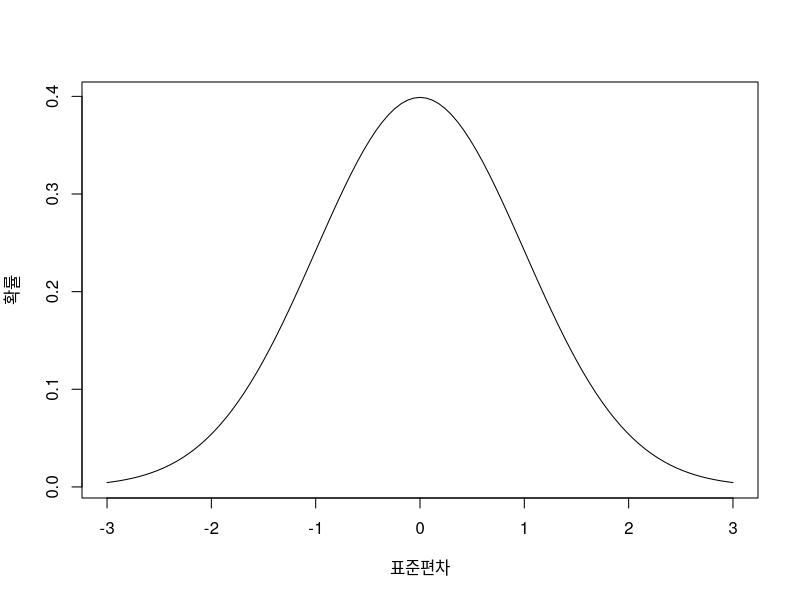
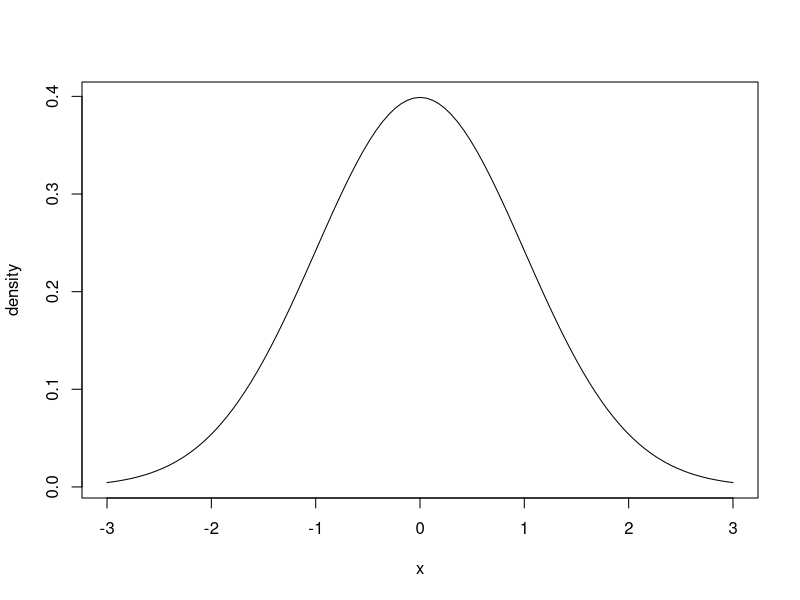
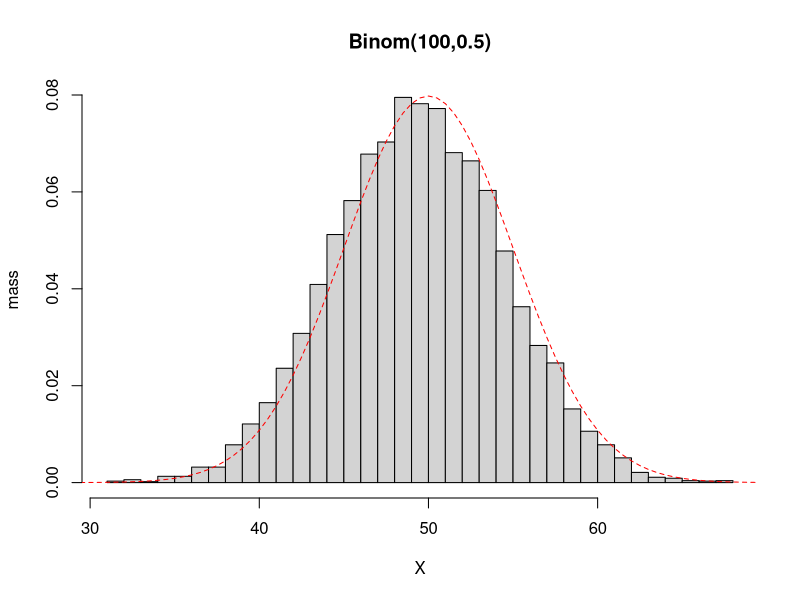

Write the R code that produced these figures, in order. (Note: this script raises an error after producing the figures.)
## 조건부 확률
# 조건부 확률은 어떤 사건이 참일 때 특정  사건의 확률이 얼마인지 일컫는 개념

# 수학적 확률에서 관심 있는 경우의 수를 가능한 모든 경우의 수로 나눠서 구할 수 있었음
# 조건은 모든 경우의 발생 가능성이 같다는 것.
# 조건부 확률은 수학적 확률에서 분모를 줄이는 방법을 이야기하는 것이다.

# 예로, 주사위는 던졌을 때에 어떤 눈이든 나올 확률은 수학적으로 1/6인 것을 알고 있음.
# 여기서 주사위를 던졌는데 홀수가 나온 사실을 알았을 때, 그 값이 5일 확률은?
# 이 경우에 2,4,6 제외할 수 있음. 즉, 가능한 모든 수는 1,3,5 이고, 이중 5가 나올 확률은 1/3

# P(5|홀수) = 1/3 , P (사건|조건)

# P(5|홀수) = P(5,홀수)/P(홀수) = (1/6)/(1/2) = 1/3

# 결국, 조건부 확률은 사건 모두가 일어날 확률을 조건만 일어날 확률로 나눈 것.




## 베이즈정리 (Bayes' Theorem)
## 앞 조건부확률의 공식을 추상적으로 표현하면,

# P(A|B) = P(A,B)/P(B)
# 양변에 P(B)를 곱하면,
# P(A,B) = P(A|B)xP(B)
# 여기서 A,B는 사건을 말하는 것이기 때문에
# P(B,A) = P(B|A)xP(A) 으로 표현할 수 있음

# 이 말은 "A와 B가 모두 참이다"와 "B와 A가 모두 참이다"와 같은 의미로
# A,B의 순서는 상관이 없다.

# P(B,A) = P(A|B) x P(B)/P(A)   ** 베이즈 정리 공식
## ** 베이즈 통계학 .. 확률은 "믿음의 정도"

#### 베이즈 정리 시뮬레이션하기
# 코로나 19 검사

# 모든 검사는 두 종류의 오류 가능성이 존재함.
# "1종 오류 (Type 1 Error) - False positive"
# "2종 오류 (Type 2 Error) - False negative"

## 1종 오류 - 위양성 (false positive) -> 병이 없는데도 양성 결과가 나오는 경우
## 2종 오류 - 위음성 (false negative) -> 병이 있는데도 찾아내지 못하는 경우

## 의학에서 양성을 옳게 진단한 확률을 "민감도 (sensitivitiy)"
## 음성을 옳게 진단할 확률을 "특이도(specificity)라고 한다."

# 민감도는 2종 오류를 저지르지 않을 확률을 1에서 2종 오류를 뺀 것. (여사건)
# 특이도는 1에서 1종 오류를 뺀 확률

# 여기서 생각할 것은 문제 1,2 종 오류의 확률이 둘 다 충분히 낮더라도 상황에 따라
# 직관에 반하는 결과가 나올 수 있다.

# 민감도와 특이도가 99%인 검사가 있다고 가정
# 이렇게 높은 경우에도 검사 결과 양성으로 판정된 사람들 중 약 10% 미만이 진양성(True positive)일 수 있다.
# 그리고, 나머지 90%는 질병이 없는데도 양성으로 잘못 진단된 것

# 이유는 병을 가지고 있지 않은 사람들이 압도적으로 많은 경우가 있을 수 있기 때문
# 만 명 중에 10명이 병에 걸리고, 9990명이 건강하다고 가정하면
# 그럼 유병률이 0.1%
# 그런데 병에 걸렸든 안 걸렸든 검사의 정확성은 99%이기 때문에
# 병에 걸린 10명 전부, 병이 없는 9990명 중 9890명이 병이 없는 것으로 진단됨
# 즉, 실제로 진단된 사람은 110명이고, 이 중 실제로 병이 있는 비율은 10%가 못된다


## 시뮬레이션 횟수 및 유병률
n_sim <- 100000
prevalence <- 0.001

## 검사의 민감도, 특이도
sensitivity <- 0.99
specificity <- 0.99

## 전체 질환 케이스 수, 실제 환자 수, 오진 케이스 수
n_total_positive <- 0
n_true_positive <- 0
n_false_positive <- 0

## 시뮬레이션 파트
for (i in 1:n_sim){
    # 유병률에 따라 실제 병의 유무를 할당함
    disease = rbinom(1,1,prevalence)        # 베르누이 시행함수
    if(disease == 0){       # 실제로는 병이 없는 경우
        diagnosis = rbinom(1,1,1-specificity)
        if (diagnosis == 1){
            n_total_positive <- n_total_positive + 1
            n_false_positive <- n_false_positive + 1
        }
    }
    if(disease == 1) { #실제로 병이 있는 경우
      diagnosis = rbinom(1,1,1-sensitivity)
        if (diagnosis == 1){
            n_total_positive <- n_total_positive + 1
            n_true_positive <- n_true_positive + 1
        }
    }
}

# 양성, 위양성, 진양성 수
print(n_total_positive)
print(n_false_positive)
print(n_true_positive)



### 확률과 분포
## : 총합이 1이 되어야 하는 확률이 각각의 경우에 어떻게 흩어져 있는지를 표현한 것을 말함.

# 예시, 동전 던지기는 각각 확률이 0.5로 앞가 뒤로 존재한다.
# 주사위는 각각의 눈이 1/6로 분포되어 있음.
# 중요한 것은 분포는 배분이 같아야 할 필요가 없고, 그 결과의 합이 1이 되어야 한다.
# 주사위가 1인 경우의 확률 1/6, 아닌 경우 5/6으로 성공/실패를 구분하면 두 합은 1이 된다.

# 확률 변수는 확률적으로 서로 다른 값을 가질 수 있는 어떤 것을 의미함
# -> 동전 던지기에서 동전을 던졌을 때 나온 면을 확률변수라고 생각하면, 
#    확률 변수 x가 갖는 값과 x가 특정 값을 가질 확률 사이의 대응관계를 확률분포 정의...

### 이산 확률변수와 연속 확률변수
## 이산 확률변수는 확률변수가 가질 수 있는 값들이 멀찍이 떨어져 있는 것을 말함.
## 연속 확률변수는 가질 수 있는 값들이 이어져 있는 것을 말함.

## 이산확률 변수로 주사위를 생각할 수 있음. 1, 2, 3, 4, 5, 6
## 사람의 키, 몸무게와 같은 값들은 가질 수 있는 값들의 종류가 무한히 많고,
## 그 값이 이어져 있으므로 연속 확률변수.

## ==== =R로 이산 확률 분포 시뮬레이션 ...
# : 로또 복권

# 맞출 확률 0~6개까지 총 7가지 확률이 모두 더해져서 1이 되어야 이산 확률분포가 된다.
# 왜? 가능한 모든 경우를 고려했기 때문. 이런 것을 "전사건의 확률"이라고 부른다.

# 수학적 확률
# 0, 하나도 맞히지 못하는 경우 :
# 45에서 6개를 제외한 39개 중 6개를 선택
# nCr(n=39, r=6) 순서를 고려하지 않기 때문에 조합으로 구한다.
# nCr(n=39, r=6)/nCr (n=45, r=6)으로 수학적 확률을 구할 수 있음.

# 1. 하나만 맞는 경우 :
# 정답 6개 중에 하나 고르고 나머지 39개 중 5개를 고르면 됩니다.
# nCr(n=6, r=1) * nCr(n=39, r=5) / nCr (n=45, r=6) 으로 수학적 확률을 구할 수 있음.

# ...

## 0개 맞히는 경우의 수 : nCr(n=6,r=0) * nCr(n=39,r=6)
## 1개 맞히는 경우의 수 : nCr(n=6,r=1) * nCr(n=39,r=5)
## 2개 맞히는 경우의 수 : nCr(n=6,r=2) * nCr(n=39,r=4)
## 3개 맞히는 경우의 수 : nCr(n=6,r=3) * nCr(n=39,r=3)
## 4개 맞히는 경우의 수 : nCr(n=6,r=4) * nCr(n=39,r=2)
## 5개 맞히는 경우의 수 : nCr(n=6,r=5) * nCr(n=39,r=1)
## 6개 맞히는 경우의 수 : nCr(n=6,r=6) * nCr(n=39,r=6)
### 확률은 위의 경우의 수들을 전사건의 경우의 수인 nCr(n=45, r=6)으로 

# 위의 경우의 수를 정리하면 : 
# x를 맞히는 경우의 수 봅니다. (0 ~ 6)
# nCr(n=6,r=x) x nCr(n=39,r=6-x)

### R로 위에 공식을 구현...
## 조합 계산을 위해서 함수를 사용합니다. choose()
## choose(n,r) -> n은 전채 개수, r은 추첨하는 총 개수를 의미

# 경우의 수
lotto <- function(x) choose(39,6-x) * choose(6,x)

for (x in 0:6) print(lotto(x))

## 경우의 수에 대한 확률
lotto2 <- function(x) choose(39,6-x) * choose(6,x) / choose(45,6)

for (x in 0:6) print(lotto2(x))


## 연속확률 분포 중 대표적인 정규 분포
## 연속확률 분포 : 어떤 값들이 범위(값과 값 사이에 있을 확률로 정의)
## 균등분포(Uniform distribution)와 정규분포(Normal distribution)

## 균등분포는 어떤 구간이 주어졌을 때에 그 구간내에 모든 값이 발견될 가능성이 동일한 분포를 말함.
# 예로, 어떤 집단의 사람들의 키가 150cm에서 190cm 사이에 균등분포를 따른다면,
# 이는 150cm에서 190cm 사이의 키가 다 같은 정도로 발견된다는 것을 말함.
# 현실적이지는 않으나 통계학에서는 많이 사용됨

## 정규분포는 실생활에서도 자주 접하는 통계용어로, 다양한 사회, 자연 현상들을 표현한다.
## 정규분포의 확률분포 그래프는 그렸을 때에 종형 곡선으로 종모양의 그래프를 그리기도 한다.

# - 정규분포 특징
# 확률분포 곡선의 높이는 그 부근 값이 나올 확률과 관련된 값으로 곡선이 높은 곳 주변의
# 값들이 낮은 곳 주변의 값들보다 확률이 더 높다.
# 2. 봉우리가 존재하고, 그 봉우리에 가까울 수록 관찰될 확률이 높다는 것을 의미함.
#    봉우리가 있는 값은 "평균", "기댓값" 이라고 합니다.
# 3. 봉우리를 중심으로 대칭의 구조를 가지고 있다.
# 4. 봉우리를 중심으로 대칭되는 지점의 비율이 가까운 곳이 높다는 것을 알 수 있다.
# 5. 1인경우 약 70% 표준편차 (standard deviation), 2인경우 약 95% 정도가 나온다.

## 왜 정규분포를 사용할까?
# 1. 정규분포는 다양한 사회, 자연 현상에 대한 우리의 직관과 부합하는 특징을 가지고 있다.
# 2. 대부분의 자료는 평균을 중심으로 가까이 모여있거나 평균에서 양 또는 음의 방향으로 
#    떨어진 정도가 비슷하다.
# 3. 정규분포는 이런 기대에 만족을 시켜주는 분포입니다.

# 이 정규분포를 좋은 툴이라고 생각하고 있다. 좋다는 말은 근사적으로 나타내는데 쓸만하다는 의미를 가진다.
# 실제와 물론 다를 순 있지만, 크게 차이가 나지 않는다면 현실을 단순화하여 이해할 수 있다는 의미이기도 하다.
# 저명한 통계학자 조지 박스 (George E. P. Box)가 확률 분포의 유용함에 대해서 표현한 글
# "모든 (확률) 모형은 틀렸다. 하지만, 그 중 어떤 것은 유용하다"
# => 확률 분포가 완벽하게 맞는 경우는 거의 없지만, 어느 정도 맞다면 그것은 없는것보다 낫다.

## 정규분포는 두 개의 중요한 숫자에 의해서 결정된다.

# 첫번째, 평균 또는 기댓값. 평균은 대표값이라고 부르기도 한다. 자료를 요약하여 표현한다
# 정규분포에서 이 평균은 하나의 값의 중심으로 봉우리가 있고, 그에 따라서 분포되어 있기 때문에 매우 유용한 값이 된다.

# 두번째, 표준편차. 표준정규분포는 평균이 0이고, 편차가 1인 특성을 가지고 있다.
# 표준편차는 평균에서 자료가 얼마나 떨어져 있는지를 나타내는 값을 말한다.
# 앞에서 70%, 90%는 표준편차를 기준으로 하는 값을 말한다.
# 즉, 퍼센트는 그 편차를 기준으로 안에 들어오는 값의 비율을 말한다.

# 또, 표준편차는 정규분포의 그래프, 또는 정규분포 곡선의 모양과도 관계가 있다.
# 표준편차가 클수록 그래프는 낮아지고 납작하게 그려진다. 작을수록 뾰족하게 변한다

curve(dnorm(x,sd=1), -3, 3, xlab = '표준편차', ylab='확률')

# 평균과 표준편차를 이용하여 정규분포를 표기할 떄,
# N(0,1^2)와 같이 표기합니다. N(평균, 표준편차의 제곱)
# 이것의 의미는 표준 편차의 제곱으로 분산을 의미합니다.

## R로 정규분포 다루기
# 2019년도 우리나라 1인당 국민 총소득(GNI)은 약 3만 6000 달러라고 합니다.
# 편의상 3만달러로 가정합니다.
# 1인당 국민 총소득은 국민 총소득에서 총인구수로 나눈 것입니다.
# 즉, 일종의 평균값입니다.
# 표준편차 자료는 구하기 어렵기 떄문에 편의상 1만 달러로 가정합니다.
# 이제 소득이 정규분포를 따른다고 하면, 정규분포 표기에 의해서 X ~ N (30000,10000^2) 입니다.
# X는 개인 소득을 나타내는 확률변수입니다.

# 그런데 정규분포는 연속확률분포의 하나입니다. 따라서 확률변수가 특정한 값을 가질 확률을 (원친적으로는) 말할 수 없다.
# 즉, 어떤 사람의 연간 소득이 2만 5천 달러일 확률은 정규 분포상 0이다.
# 현실적으로는 그렇지 않으나 정규분포에서는 그렇게 표시할 수 없다.
# 어떤 사람의 소득이 2만5천~3만 달러 사이에 있을 확률을 앞의 정규분포로 구할 수 있다.

# R에서 이 확률을 구하는데 사용할 함수는 pnorm(), p는 probability, norm은 정규분포를 의미
# 이 함수는 3개의 입력값을 받아서 처리함, 확률을 구할 값, 평균, 표준편차.

pnorm(35000,30000,10000) - pnorm(25000,30000,10000)

## 실행되면, 0.3829... 라는 값이 출력된다.
# pnorm()는 어떤 두 값 사이의 확률을 직접 구해주지는 않는다. 대신 음의 무한대로 부터
# 첫번째 입력값까지의 확률을 계산합니다. pnorm()을 이용하여 간접적으로 두 값 사이의 확률을 계산할 수 있게 됩니다.
# 위의 계산식처럼 음의 무한대에서 큰 값까지 확률을 구하고,
# 다시 거기서 음의 무한대에서 작은 값까지의 확률을 구한 후 뺀 것이라는 내용입니다.
# 이 방법을 이용하여 소득이 2만 5천달러보다 작을 확률과 3만 5천달러보다 클 확률을 구할 수 있다.

pnorm(25000, 30000, 10000)
1 - pnorm(35000,30000,10000)
# 이 두 값은 0.3085.. 으로 같은 값을 가지게 되는데 이유는 평균으로 균등하게 떨어져 있기 떄문입니다.
# 즉, 대칭이기 때문이다.

# 정규분포를 따르는 모든 확률 변수는 표준정규분포로 변환할 수 있습니다.
# 모든 정규분포는 평균과 표준편차 두 개의 숫자로 표현되기 떄문에, 
# 정규분포를 따르는 숫자는 늘 "평균으로부터 몇 표준편차만큼 떨어져 있느냐"로 변환할 수 있기 때문에 변환이 가능합니다.
# 이 과정을 우리는 "정규화"라고 합니다. 이런 정규화를 한 확률변수는 표준정규분포 즉,
# N(0,1^2)을 따르게 됩니다.

# 정규화는 숫자에서 평균을 빼고, 표준편차로 나누면 됩니다.

# 직관적으로 그 의미는 간단한데.. 예로 2만 5천달러리는 숫자는 3만달러라는 평균과
# 1만 달러라는 표준편차상에서 보면, 그 값은 평균으로 0.5표준편차 (10000*0.5 = 5000) 만큼
# 음(-) 방향으로 떨어진 것을 알 수 있다.
# 이 때 구해지는 -0.5라는 값은 2만 5천달러의 "표준화된" 값이 된다.

# 이때에 N(30000,10000^2)을 따른 확률변수가 2만 5천달러보다 작을 확률은 N(0,1^2)을 따르는
# 확률변수가 -0.5보다 작을 확률과 정확히 일치한다.

 pnorm(-0.5,0.1)
 pnorm(-0.5)    #평균과 표준편차를 입력하지 않으면 "표준정규분포"를 따른다고 가정함.

 curve(dnorm(x), -3, 3, xlab="x", ylab="density")

# curve() 함수는 어떤 수학적 함수의 그래프를 그리고 싶을 때에 사용하는 것이다.
# 표준정규분포 함수를 그리고 싶기 때문에 처음 입력 값으로 dnorm(x)를 사용함.
# pnorm()는 확률을 계산하는데 썼다면, dnorm()은 거기에 사용된 확률함수의 값 자체를
# 구하는데 사용할 수 있다. 이것을 "확률밀도함수"라고 부릅니다.

## 정규분포가 유용한 이유
## 1. 어떤 자료의 분포가 있을 경우 어떤 값보다 작거나 큰 값이 전체 몇 %인지 알아보려면
##    매번 일일이 자료를 찾아야 하는 불편함이 있는데, 이것을 대략 어느 구간에 있는지 
##    바로 계산할 수 있다. 그리고, 조금 더 나아가면 상위 몇 %인지도 알 수 있게 합니다.
## 2. 이런 유용한 근사값을 구하는데 단지_두개의 숫자밖에 필요하지 않기 때문에 정규분포가 유용한 것.

### 중심극한정리
# 정규분포와 관련하여 통계학에서 가장 중요한 결과 하나는 "중심극한정리"
# 이것은 "독립적으로 추출된, 충분히 큰 자료의 합이나 평균은 정규분포에 따른다" 입니다.
# 예로 이항분포에서 시행 횟수 100회, 성공률 0.5인 이항분포가 있다고 하자,
# 여기서 자료를 계속 추출하면 성공 횟수가 대략 50을 중심으로 30~70, 이따끔 20~80,
# 드물게 10 ~ 90 사이의 숫자가 나온다.
# 이항분포 자체가 성공 횟수의 합이라는 점을 감안하면, 이항분포를 따르는 변수는 결국
# 정규분포를 따를 것이라고 생각할 수 있다.

## R코드로 지금까지 이야기한 이항분포에서 난수를 n_sim회 만큼 추출하여 모은 난수를 확인

n_sim <-10000
y <- rbinom(n_sim,100,0.5)
hist(y,xlab="X",ylab="mass",main = 'Binom(100,0.5)',prob=T,breaks=30)
curve(dnorm(x,50,5),25,75,add=T, lty=2, lwd=1, col="red")

# 이렇게 이야기 한 것을 통계학에서는 비슷하다, 또는 근사적으로 같다는 의미로 ~=을
# 사용합니다. n은 이항분포에서의 시행 횟수, p는 성공확률을 의미합니다.
# Bin(n,p) ~= N(np, np(1-p))

# 중심극한 정리가 중요한 이유는 이항분포뿐만 아니라 어떤 확률 변수에 대해서도 적용된다는 점 때문이다.

## 중심극한 정리는 (거의) 모든 분포에 적용된다.
# 20세 이상 성인 전체의 집단이 있다고 가정합니다.
# 이 집단의 키의 분포는 어떻게 생겼을까? 하나의 봉우리를 가지는 분포일까요?
# 아마도 두 개의 봉우리를 가지는 분포가 만들어 질 겁니다.
# 왜? 성별로 키의 분포가 다르니까
# 그렇다면 이런 분포에서 자료를 뽑아 평균을 계산해도 그 평균은 정규분포를 따를까요?
# 만약 중심극한 정리가 성립된다면 가능합니다.

n_sim <- 1000 # 시뮬레이션 횟수
n = 30        # 한 번 추출할 때 30명을 추출
means = vector(length = n_sim)

for (i in l:n_sim) {
    y <- vector(length = n)     # 길이가 n인 저장소를 만든다.
    for (j in 1:30){            # 30명씩 추출
        gender <- rbinom(1,1,0.5)   # 개인별로 성별을 추출
        if(gender==0){  # 여성
            y[j] <- rnorm(1,160,5)  # 여성집단에서 키를 추출
        }
    }
    means[i] <- mean(y)
}

hist(means,xlab="mean_height",ylab="prob",main="Distribution of means", perob = T)
